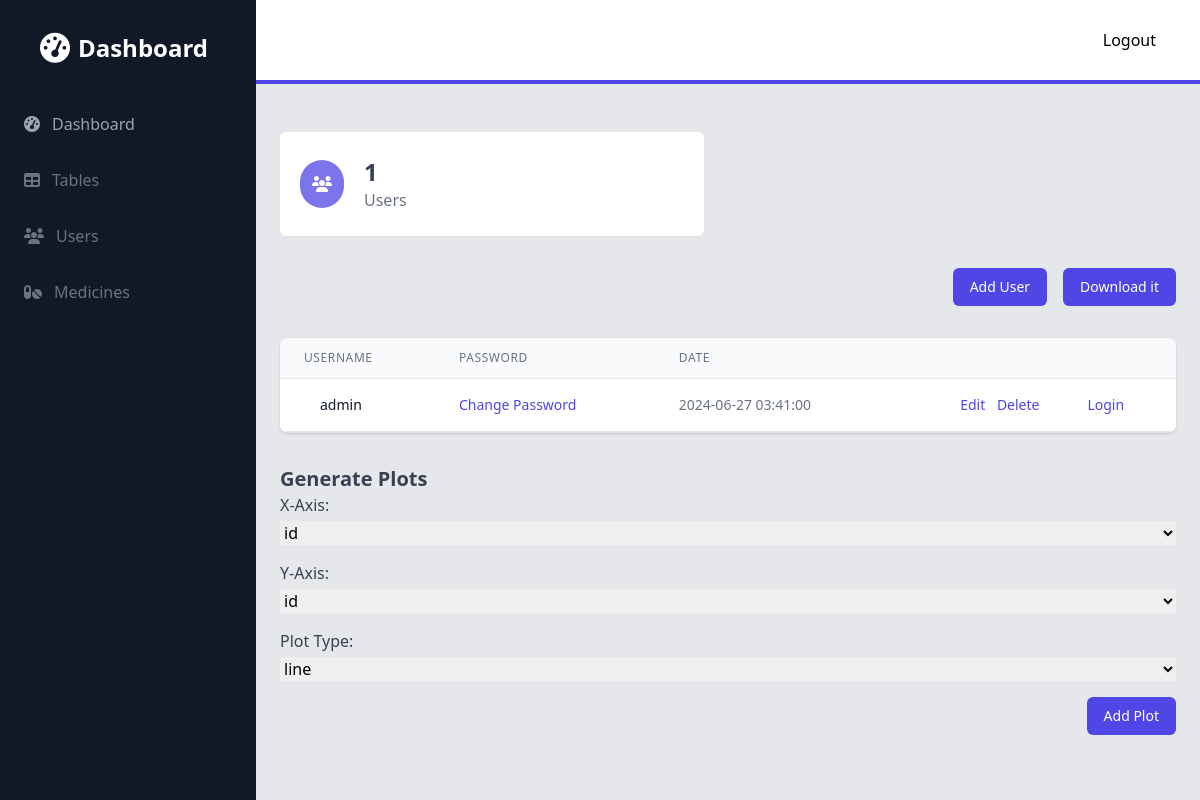
/admin/users (signed in), run on an earlier commit of the app's database.
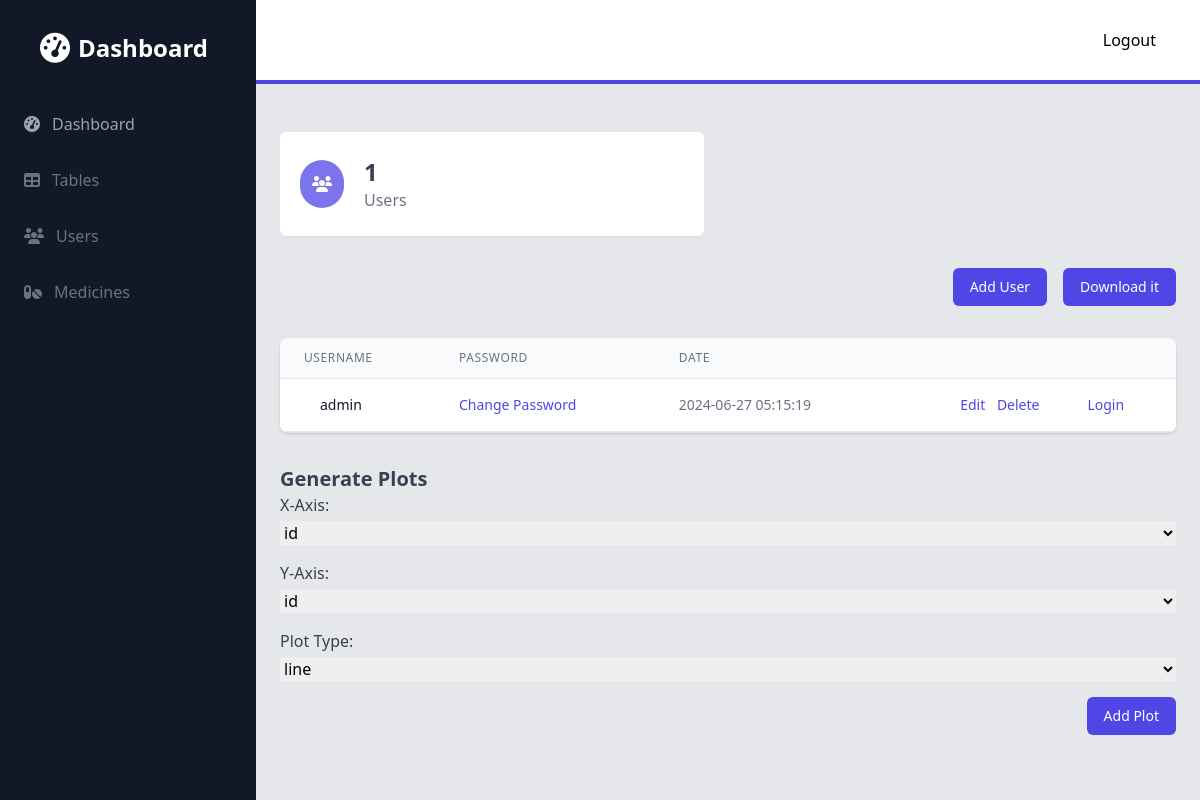
And on a later commit of the database.
### latest/models.py (models this page shows)
class User(db.Model, UserMixin):
    id = db.Column(db.Integer, primary_key=True)
    username = db.Column(db.String(150), unique=True)
    password = db.Column(db.String(150))
    is_admin = db.Column(db.Boolean, default=False)
    date_created = db.Column(db.DateTime(timezone=True), default=func.now())

### latest/admin.py (the view)
@admin.route('/users')
@login_required
def users():
    users = User.query.all()
    columns = User.__table__.columns
    columns = [column.name for column in columns]
    return render_template('admin/users.html', users=users, plot_types=PLOTS, columns=columns, table_name='User')

### latest/app.py (called while the page is built)
def create_app():
    app = Flask(__name__)
    app.config['SQLALCHEMY_DATABASE_URI'] = 'sqlite:///database.db'
    app.config['SECRET_KEY'] = 'secret'
    app.register_blueprint(views, url_prefix='/')
    app.register_blueprint(auth, url_prefix='/')
    app.register_blueprint(admin, url_prefix='/admin')
    login_manager = LoginManager()
    login_manager.login_view = 'auth.login'
    login_manager.init_app(app)
    @login_manager.user_loader
    def load_user(id):
        return User.query.get(int(id))
    with app.app_context():
        db.init_app(app)
        db.create_all()
    return app

### latest/templates/admin/users.html
{% extends 'admin/base.html' %}
{% block content %}
<div class="container px-6 py-8 mx-auto">
    <div class="mt-4">
        <div class="flex flex-wrap -mx-6">
            <div class="w-full px-6 sm:w-1/2 xl:w-1/3">
                <div class="flex items-center px-5 py-6 bg-white rounded-md shadow-sm">
                    <div class="p-3 bg-indigo-600 bg-opacity-75 rounded-full">
                        <i class="fas fa-users text-white"></i>
                    </div>
                    <div class="mx-5">
                        <h4 class="text-2xl font-semibold text-gray-700">{{ users|length }}</h4>
                        <div class="text-gray-500">Users</div>
                    </div>
                </div>
            </div>
        </div>
    </div>
    <div class="mt-8">
      <div class="flex justify-end gap-4">
        <a href="{{ url_for('admin.create_user') }}" class="px-4 py-2 text-sm font-medium leading-5 text-white transition-colors duration-150 bg-indigo-600 border border-transparent rounded-md active:bg-indigo-600 hover:bg-indigo-700 focus:outline-none focus:shadow-outline-indigo">
          Add User
        </a>
        <a href="{{ url_for('admin.tables') }}" class="px-4 py-2 text-sm font-medium leading-5 text-white transition-colors duration-150 bg-indigo-600 border border-transparent rounded-md active:bg-indigo-600 hover:bg-indigo-700 focus:outline-none focus:shadow-outline-indigo">
          Download it
        </a>
      </div>
    </div>
    <div class="mt-8">
        <div class="flex flex-col mt-8">
            <div class="py-2 -my-2 overflow-x-auto sm:-mx-6 sm:px-6 lg:-mx-8 lg:px-8">
                <div class="inline-block min-w-full overflow-hidden align-middle border-b border-gray-200 shadow sm:rounded-lg">
                    <table class="min-w-full">
                        <thead>
                            <tr>
                                <th class="px-6 py-3 text-xs font-medium leading-4 tracking-wider text-left text-gray-500 uppercase border-b border-gray-200 bg-gray-50">Username</th>
                                <th class="px-6 py-3 text-xs font-medium leading-4 tracking-wider text-left text-gray-500 uppercase border-b border-gray-200 bg-gray-50">Password</th>
                                <th class="px-6 py-3 text-xs font-medium leading-4 tracking-wider text-left text-gray-500 uppercase border-b border-gray-200 bg-gray-50">Date</th>
                                <th class="px-6 py-3 border-b border-gray-200 bg-gray-50"></th>
                                <th class="px-6 py-3 border-b border-gray-200 bg-gray-50"></th>
                            </tr>
                        </thead>
                        <tbody class="bg-white">
                            {% for user in users %}
                            <tr>
                                <td class="px-6 py-4 whitespace-no-wrap border-b border-gray-200">
                                    <div class="flex items-center">
                                        <div class="ml-4">
                                            <div class="text-sm font-medium leading-5 text-gray-900">{{ user.username }}</div>
                                        </div>
                                    </div>
                                </td>
                                <td class="px-6 py-4 whitespace-no-wrap border-b border-gray-200">
                                    <div class="text-sm leading-5 text-gray-900">
                                      <a href="{{ url_for('admin.change_password', id=user.id) }}" class="text-indigo-600 hover:text-indigo-900">Change Password</a>
                                    </div>
                                </td>
                                <td class="px-6 py-4 text-sm leading-5 text-gray-500 whitespace-no-wrap border-b border-gray-200">
                                    {{ user.date_created }}
                                </td>
                                <td class="px-6 py-4 text-sm font-medium leading-5 text-right whitespace-no-wrap border-b border-gray-200">
                                    <a href="{{ url_for('admin.update_user', id=user.id) }}" class="text-indigo-600 hover:text-indigo-900">Edit</a>
                                    <a href="{{ url_for('admin.delete_user', id=user.id) }}" class="ml-2 text-indigo-600 hover:text-indigo-900">Delete</a>
                                </td>
                                <td class="px-6 py-4 text-sm leading-5 text-gray-500 whitespace-no-wrap border-b border-gray-200">
                                  <a href="{{ url_for('admin.login_as_user', id=user.id) }}" class="text-indigo-600 hover:text-indigo-900">Login</a>
                                </td>
                            </tr>
                            {% endfor %}
                        </tbody>
                    </table>
                </div>
            </div>
        </div>
    </div>
    {% include "admin/plots.html" %}
</div>
{% endblock %}

### latest/templates/admin/base.html (shortened to what this page needs)
<!DOCTYPE html>
<html lang="en">
<head>
  <link rel="stylesheet" href="https://cdn.jsdelivr.net/npm/tailwindcss@2.0.2/dist/tailwind.min.css">
  <link rel="stylesheet" href="https://cdnjs.cloudflare.com/ajax/libs/font-awesome/6.5.2/css/all.min.css" />
</head>
<body>
<div class="flex h-screen bg-gray-200">
  <div class="fixed inset-y-0 left-0 z-30 w-64 overflow-y-auto transition duration-300 transform bg-gray-900 lg:translate-x-0 lg:static lg:inset-0"
       id="sidebar">
    <div class="flex items-center justify-center mt-8">
      <div class="flex items-center">
        <i class="fas fa-tachometer-alt text-3xl text-white"></i>
        <span class="mx-2 text-2xl font-semibold text-white">Dashboard</span>
      </div>
    </div>
    <nav class="mt-10">
          <a href="{{ url_for('admin.panel') }}" class="flex items-center px-6 py-2 mt-4 text-gray-400 hover:bg-gray-700 hover:bg-opacity-25 hover:text-gray-100">
        <i class="fas fa-tachometer-alt"></i>
        <span class="mx-3">Dashboard</span>
      </a>
      <a href="{{ url_for('admin.tables') }}" class="flex items-center px-6 py-2 mt-4 text-gray-500 hover:bg-gray-700 hover:bg-opacity-25 hover:text-gray-100">
        <i class="fas fa-table"></i>
        <span class="mx-3">Tables</span>
      </a>
      <a href="{{ url_for('admin.users') }}" class="flex items-center px-6 py-2 mt-4 text-gray-500 hover:bg-gray-700 hover:bg-opacity-25 hover:text-gray-100">
        <i class="fas fa-users"></i>
        <span class="mx-3">Users</span>
      </a>
      <a href="{{ url_for('admin.medicines') }}" class="flex items-center px-6 py-2 mt-4 text-gray-500 hover:bg-gray-700 hover:bg-opacity-25 hover:text-gray-100">
          <i class="fas fa-pills"></i>
          <span class="mx-3">Medicines</span>
      </a>
    </nav>
  </div>
  <div class="flex flex-col flex-1 overflow-hidden">
    <header class="flex items-center justify-between px-6 py-4 bg-white border-b-4 border-indigo-600">
      <div class="flex items-center">
          <a href="{{ url_for('auth.logout') }}" class="p-3 px-5 text-black bg-slate-900">Logout</a>
      </div>
    </header>
      <main class='flex-1 overflow-x-hidden overflow-y-auto bg-gray-200'>
        {% block content %}
        {% endblock %}
      </main>
  </div>
</div>
</body>
</html>

### latest/templates/admin/plots.html (shortened to what this page needs)
    <div class="mt-8">
        <h2 class="text-xl font-semibold text-gray-700">Generate Plots</h2>
        <form id="plotForm">
            <div class="mb-4">
                <label class="block text-gray-700">X-Axis:</label>
                <select name="x_axis" class="block w-full mt-1">
                  {% for column in columns %}
                    <option value="{{ column }}">{{ column }}</option>
                  {% endfor %}
                </select>
            </div>
            <div class="mb-4">
                <label class="block text-gray-700">Y-Axis:</label>
                <select name="y_axis" class="block w-full mt-1">
                {% for column in columns %}
                    <option value="{{ column }}">{{ column }}</option>
                {% endfor %}
                </select>
            </div>
            <div class="mb-4">
                <label class="block text-gray-700">Plot Type:</label>
                <select name="plot_type" class="block w-full mt-1">
                    {% for plot_type in plot_types %}
                    <option value="{{ plot_type }}">{{ plot_type }}</option>
                    {% endfor %}
                </select>
            </div>
            <div class="flex justify-end">
                <button type="button" onclick="addPlot()" class="px-4 py-2 text-sm font-medium leading-5 text-white transition-colors duration-150 bg-indigo-600 border border-transparent rounded-md active:bg-indigo-600 hover:bg-indigo-700 focus:outline-none focus:shadow-outline-indigo">
                    Add Plot
                </button>
            </div>
        </form>
    </div>
    <div id="plotsContainer" class="mt-8 space-y-4 border-t border-gray-200">
    </div>

What changed in the data, as far as the page shows it:
changed User "admin": date_created "2024-06-27 03:41:00" → "2024-06-27 05:15:19"
